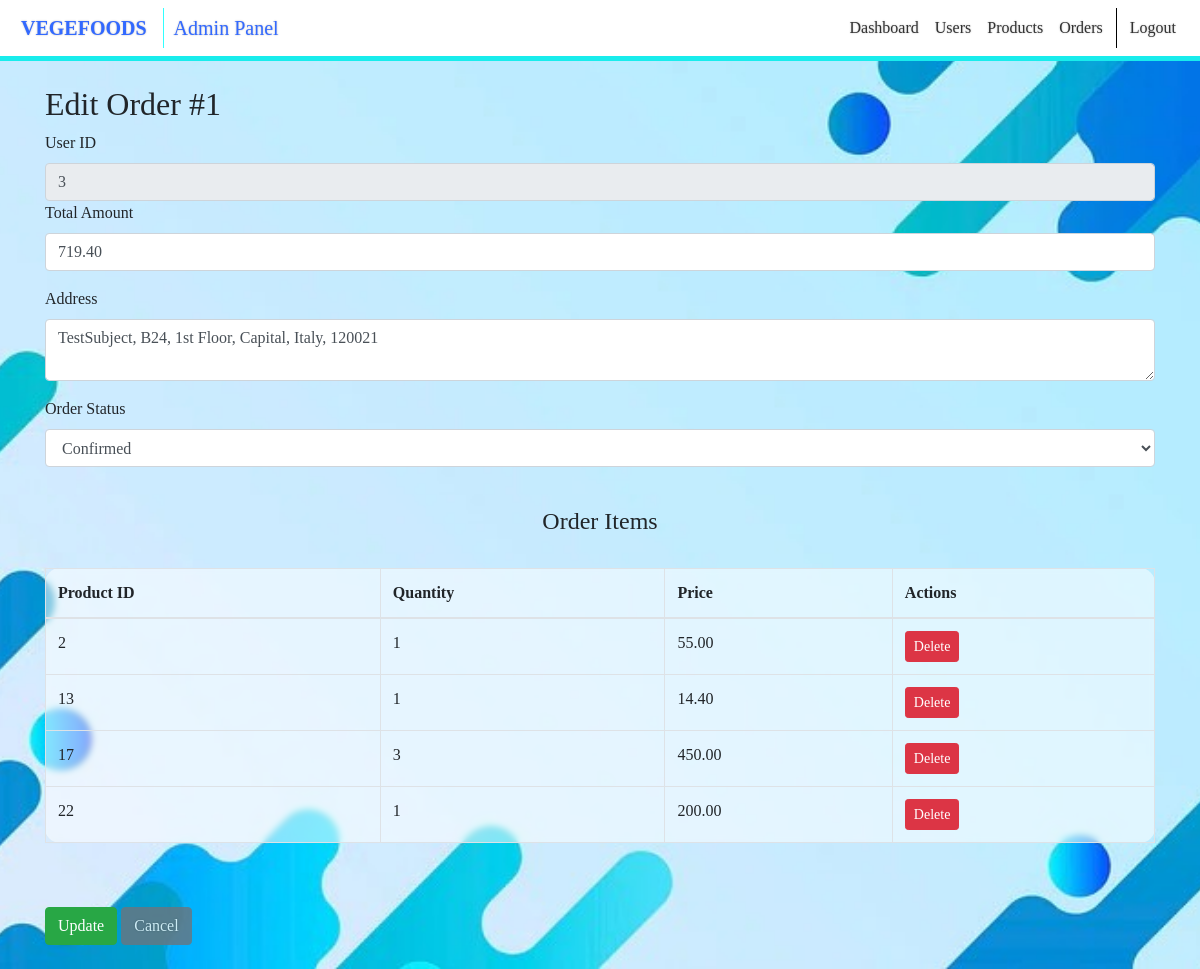
Screenshot of /admin/edit_order/1 with the database file from the repository.
### flask_package/models.py (models this page shows, shortened)
class Order(db.Model):
    __tablename__ = "Orders"  # Ensure this matches your table name
    order_id = db.Column(db.Integer, primary_key=True, autoincrement=True)
    user_id = db.Column(db.Integer, nullable=False)
    order_date = db.Column(db.DateTime, nullable=False,default=func.now())
    total_amount = db.Column(db.Numeric(10, 2), nullable=False)
    status = db.Column(db.String(50), nullable=False) # confirmed, dispatched, delivered
    address = db.Column(db.String(200), nullable=False)

class OrderDetail(db.Model):
    __tablename__ = "OrderDetails"  # Matches your table name
    order_id = db.Column(
        db.Integer, db.ForeignKey("Orders.order_id"), primary_key=True, nullable=False
    )
    product_id = db.Column(
        db.Integer,
        db.ForeignKey("Products.product_id"),
        primary_key=True,
        nullable=False,
    )
    quantity = db.Column(db.Integer, nullable=False)
    price = db.Column(db.Numeric(10, 2), nullable=False)

### flask_package/routes.py (the view, shortened to what this page needs)
@app.route("/admin/edit_order/<int:order_id>", methods=["GET", "POST"])
def edit_order(order_id):
    order = Order.query.get_or_404(order_id)
    order_items = OrderDetail.query.filter_by(order_id=order_id).all()
    return render_template(
        "admin/edit_orders.html", order=order, order_items=order_items
    )

### flask_package/routes.py (called while the page is built, shortened)
@app.context_processor
def inject():
    global cart_count, coupon_applied, coupon_discount
    cart_count = 0
    auth_st = False
    currentId = 0
    if current_user.is_authenticated:
        currentId = current_user.id
    return {
        "cart_qty": cart_count,
        "auth_status": auth_st,
        "coupon_applied": coupon_applied,
        "coupon_discount": coupon_discount,
        "userId": currentId,
    }

### flask_package/templates/admin/edit_orders.html (shortened to what this page needs)
{% extends 'base.html' %}
{% block content %}
  <h2>Edit Order #{{ order.order_id }}</h2>
  <form method="POST" action="{{ url_for('edit_order', order_id=order.order_id) }}">
    <div class="form-groupq2">
      <label for="user_id">User ID</label>
      <input type="number" id="user_id" name="user_id" class="form-control" value="{{ order.user_id }}" readonly />
    </div>
    <div class="form-group">
      <label for="total_amount">Total Amount</label>
      <input type="number" id="total_amount" name="total_amount" class="form-control" value="{{ order.total_amount }}" step="0.01" required />
    </div>
    <div class="form-group">
      <label for="address">Address</label>
      <textarea id="address" name="address" class="form-control" required>{{ order.address }}</textarea>
    </div>
    <div class="form-group">
      <label for="status">Order Status</label>
      <select id="status" name="status" class="form-control" required>
        <option value="Confirmed"  {% if order.status=="Confirmed" %} selected {%endif%} >
          Confirmed
        </option>
      </select>
    </div>
    <br />
    <h4><center>Order Items</center></h3>
    <br />
    <table class="table table-bordered">
      <thead>
        <tr>
          <th>Product ID</th>
          <th>Quantity</th>
          <th>Price</th>
          <th>Actions</th>
        </tr>
      </thead>
      <tbody>
        {% for item in order_items %}
          <tr>
            <td>{{ item.product_id }}</td>
            <td>{{ item.quantity }}</td>
            <td>{{ item.price }}</td>
            <td>
              <form action="{{ url_for('delete_order_item', order_id=order.order_id, product_id=item.product_id) }}" method="POST" onsubmit="return confirm('Are you sure you want to delete this item?');">
                <button type="submit" class="btn btn-danger btn-sm">Delete</button>
              </form>
            </td>
          </tr>
        {% endfor %}
      </tbody>
    </table>
    <br />
    <br />
    <button type="submit" class="btn btn-success">Update</button>
    <a href="{{ url_for('admin_orders') }}" class="btn btn-secondary">Cancel</a>
    <br />
    <br />
  </form>
{% endblock %}

### flask_package/static/css/style2.css (style rules this page uses)
a { color: rgb(0, 68, 255); text-decoration: none; opacity: 0.8; text-shadow: 0px 0px 2px rgba(0, 0, 0, 0.338); }
body { background: url('../images/blue.png'); background-size: cover; background-attachment: fixed; background-position: center; }
.table { background-color: rgba(255, 255, 255, 0.509); backdrop-filter: blur(3px); -webkit-backdrop-filter: blur(9px); border-radius: 15px; }

### flask_package/templates/base.html (style rules this page uses)
body { font-family: Georgia, 'Times New Roman', Times, serif; }

### rows the page displays
Order: order_id "1", user_id "3", total_amount "719.40", address "TestSubject, B24, 1st Floor, Capital, Italy, 120021"
OrderDetail: product_id "2", quantity "1", price "55.00"
OrderDetail: product_id "13", quantity "1", price "14.40"
OrderDetail: product_id "17", quantity "3", price "450.00"
OrderDetail: product_id "22", quantity "1", price "200.00"
